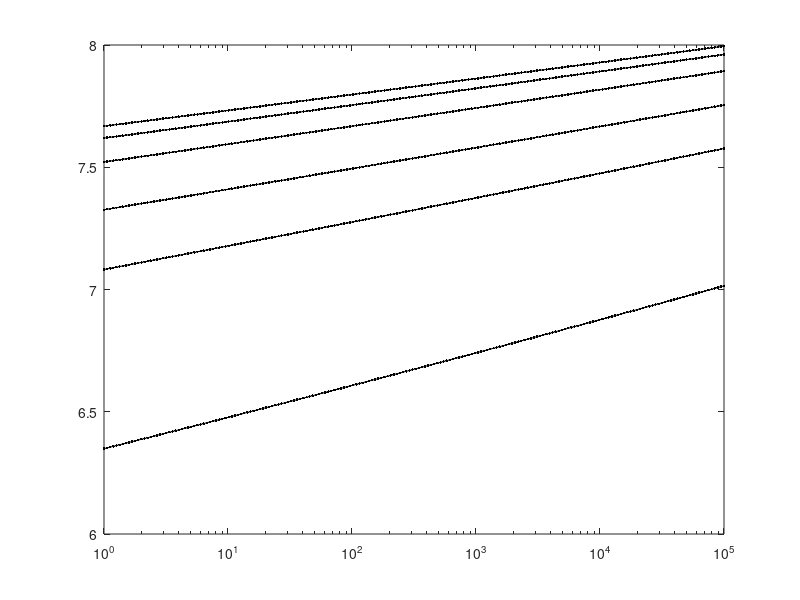
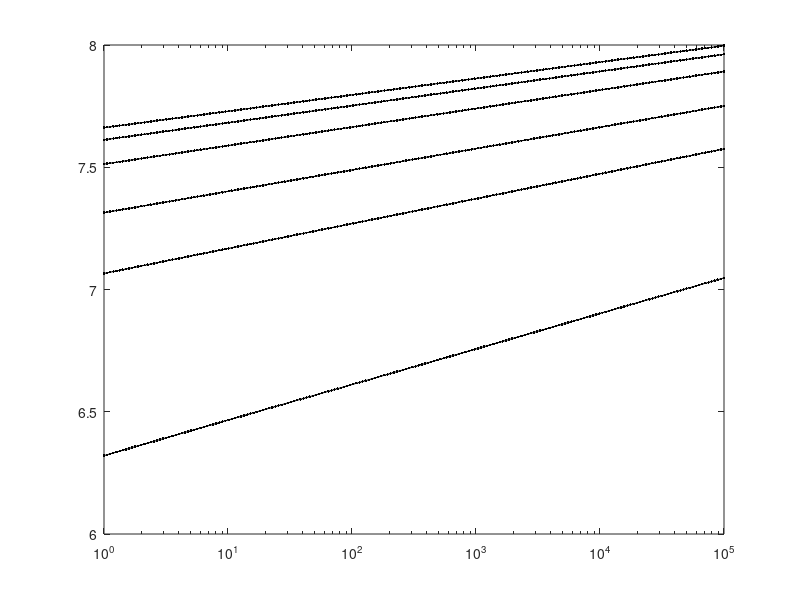
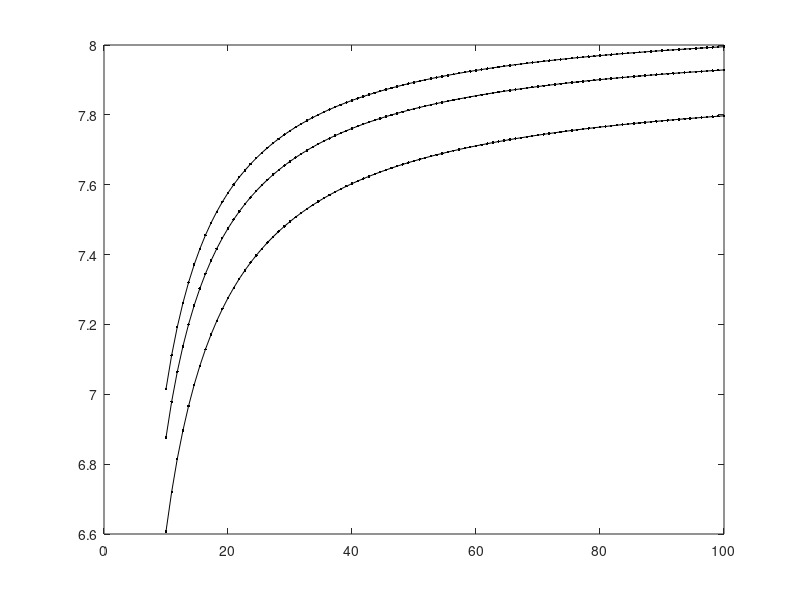

Recreate these plots in MATLAB, in order.
function FENE_CB_functions 
close all

% mean filament diameter 
df_power       = @(kappa,t) 2.5191*(1+10*(0.6679./kappa)).*t.^(0.049554*(1+10*(-0.18709./kappa))); %  R2 = 0.9288
df_logarithmic = @(kappa,t) 1.8987*(1+10*(0.90553./kappa)) + (0.22472*(1+10*(0.21091./kappa)))*log(t); %  R2 = 0.92898

% mean filament length
Lf_power       = @(kappa,t) 6.9913*(1+10*(0.22248./kappa)).*t.^(0.053751*(1+10*(0.17802./kappa))); %  R2 = 0.66928
Lf_logarithmic = @(kappa,t) 4.9098*(1+10*(0.087762./kappa)) + (0.70121*(1+10*(0.45222./kappa)))*log(t); %  R2 = 0.6687

% mean filament length divided by mean filament diameter
Lfdivdf_power       = @(kappa,t) 2.7657*(1+10*(-0.33456./kappa)).*t.^(0.0041842*(1+10*(4.4991./kappa))); %  R2 = 0.17253
Lfdivdf_logarithmic = @(kappa,t) 2.7336*(1+10*(-0.34733./kappa)) + (0.012263*(1+10*(3.9344./kappa)))*log(t); %  R2 = 0.1721

% total length of filaments 
Ltotal_power       = @(kappa,t) 10894.6745*(1+10*(-0.78308./kappa)).*t.^(-0.12738*(1+10*(-0.11672./kappa))); %  R2 = 0.97054
Ltotal_logarithmic = @(kappa,t) 6327.4246*(1+10*(-0.7548./kappa)) + (-325.2563*(1+10*(-0.75742./kappa)))*log(t); %  R2 = 0.96964

% mean GPSD pore radius
rpore_power       = @(kappa,t) 5.7735*(1+10*(1.81./kappa)).*t.^(0.079335*(1+10*(-0.56375./kappa))); %  R2 = 0.93644
rpore_logarithmic = @(kappa,t) 1.0034*(1+10*(13.0684./kappa)) + (1.2317*(1+10*(-0.14762./kappa)))*log(t); %  R2 = 0.93653

% radius of gyration 
Rg_power       = @(kappa,t) 7.8147*(1+10*(-0.18755./kappa)).*t.^(0.0030677*(1+10*(1.8243./kappa))); %  R2 = 0.97444
Rg_logarithmic = @(kappa,t) 7.8109*(1+10*(-0.1908./kappa)) + (0.025345*(1+10*(1.4909./kappa)))*log(t); %  R2 = 0.97449

% amount of temporary bonds 
bondsC_power       = @(kappa,t) 38334.2176*(1+10*(0.73398./kappa)).*t.^(0.047486*(1+10*(-0.60306./kappa))); %  R2 = 0.99008
bondsC_logarithmic = @(kappa,t) 30520.4918*(1+10*(1.1279./kappa)) + (3209.7329*(1+10*(-0.44834./kappa)))*log(t); %  R2 = 0.99036

% total potential energy 
pe_power       = @(kappa,t) 19.1531*(1+10*(-0.077511./kappa)).*t.^(-0.0089826*(1+10*(-0.34152./kappa))); %  R2 = 0.99624
pe_logarithmic = @(kappa,t) 19.0643*(1+10*(-0.074941./kappa)) + (-0.1554*(1+10*(-0.37527./kappa)))*log(t); %  R2 = 0.9962

% negative pair energy 
negEpair_power       = @(kappa,t) 2.2466*(1+10*(0.30595./kappa)).*t.^(0.037574*(1+10*(-0.42398./kappa))); %  R2 = 0.99556
negEpair_logarithmic = @(kappa,t) 1.9845*(1+10*(0.43088./kappa)) + (0.12965*(1+10*(-0.358./kappa)))*log(t); %  R2 = 0.99575

% FENE bond energy 
ebond_power       = @(kappa,t) 20.0406*(1+10*(-0.00099038./kappa)).*t.^(-0.00012989*(1+10*(-0.46662./kappa))); %  R2 = 0.62354
ebond_logarithmic = @(kappa,t) 20.0406*(1+10*(-0.00098953./kappa)) + (-0.0025992*(1+10*(-0.46683./kappa)))*log(t); %  R2 = 0.62354

% bending angle energy 
eangle_power       = @(kappa,t) 1.0598*(1+10*(-0.54538./kappa)).*t.^(-0.030893*(1+10*(0.14354./kappa))); %  R2 = 0.98894
eangle_logarithmic = @(kappa,t) 1.009*(1+10*(-0.5542./kappa)) + (-0.023215*(1+10*(-0.48137./kappa)))*log(t); %  R2 = 0.98871

% inverse global persistence length
inverseEllp_power       = @(kappa,t) 0.005336*(1+10*(13.3645./kappa)).*t.^(-0.030944*(1+10*(0.17033./kappa))); %  R2 = 0.98893
inverseEllp_logarithmic = @(kappa,t) 0.0051511*(1+10*(13.0361./kappa)) + (-0.00010536*(1+10*(15.9799./kappa)))*log(t); %  R2 = 0.9887

% number of 1-functional skeleton beads
n1_power       = @(kappa,t) 50.9453*(1+10*(-1.1536./kappa)).*t.^(-0.087368*(1+10*(0.46424./kappa))); %  R2 = 0.077789
n1_logarithmic = @(kappa,t) 8.8877*(1+10*(-0.2931./kappa)) + (-0.41145*(1+10*(-0.23862./kappa)))*log(t); %  R2 = 0.080471

% number of 2-functional skeleton beads
n2_power       = @(kappa,t) 10940.5185*(1+10*(-0.74089./kappa)).*t.^(-0.12297*(1+10*(-0.067989./kappa))); %  R2 = 0.98277
n2_logarithmic = @(kappa,t) 6501.6935*(1+10*(-0.7253./kappa)) + (-330.5477*(1+10*(-0.72151./kappa)))*log(t); %  R2 = 0.98176

% number of 3-functional skeleton beads
n3_power       = @(kappa,t) 748.7794*(1+10*(-0.56727./kappa)).*t.^(-0.16808*(1+10*(0.076525./kappa))); %  R2 = 0.81509
n3_logarithmic = @(kappa,t) 326.6001*(1+10*(-0.74042./kappa)) + (-18.6786*(1+10*(-0.69529./kappa)))*log(t); %  R2 = 0.81411

% number of 4-functional skeleton beads
n4_power       = @(kappa,t) 229.2659*(1+10*(-0.96508./kappa)).*t.^(-0.24531*(1+10*(0.21078./kappa))); %  R2 = 0.35061
n4_logarithmic = @(kappa,t) 40.9768*(1+10*(-1.1562./kappa)) + (-2.69*(1+10*(-1.1515./kappa)))*log(t); %  R2 = 0.35812

% number of 5-functional skeleton beads
n5_power       = @(kappa,t) 125.0436*(1+10*(-1.4769./kappa)).*t.^(-0.46728*(1+10*(-2.178./kappa))); %  R2 = 0.13971
n5_logarithmic = @(kappa,t) 9.694*(1+10*(-1.6695./kappa)) + (-0.6636*(1+10*(-1.7897./kappa)))*log(t); %  R2 = 0.13454

% number of loops 
loops_power  = @(kappa,t) 572.8625*(1+10*(-0.86653./kappa)).*t.^(-0.1954*(1+10*(-0.15798./kappa))); %  R2 = 0.94139
loops_logarithmic = @(kappa,t) 210.7633*(1+10*(-0.90528./kappa)) + (-12.5745*(1+10*(-0.89738./kappa)))*log(t); %  R2 = 0.94029

% number of edges 
edges_power       = @(kappa,t) 1491.0145*(1+10*(-0.76834./kappa)).*t.^(-0.18112*(1+10*(-0.029491./kappa))); %  R2 = 0.93133
edges_logarithmic = @(kappa,t) 594.9492*(1+10*(-0.83468./kappa)) + (-34.8869*(1+10*(-0.81491./kappa)))*log(t); %  R2 = 0.9293

% mean unweighted chord length (polymer, 1-phase)
l1_power       = @(kappa,t) 3.6702*(1+10*(0.31562./kappa)).*t.^(0.03691*(1+10*(0.14567./kappa))); %  R2 = 0.98291
l1_logarithmic = @(kappa,t) 3.1707*(1+10*(0.31993./kappa)) + (0.21163*(1+10*(0.47464./kappa)))*log(t); %  R2 = 0.98316

% mean weighted chord length (polymer, 1-phase)
ell1_power       = @(kappa,t) 5.4046*(1+10*(0.28651./kappa)).*t.^(0.037348*(1+10*(0.25351./kappa))); %  R2 = 0.98445
ell1_logarithmic = @(kappa,t) 4.6452*(1+10*(0.24681./kappa)) + (0.31554*(1+10*(0.64243./kappa)))*log(t); %  R2 = 0.98473

% total filament volume 
Vf_power       = @(kappa,t) 38302.6362*(1+10*(-0.064391./kappa)).*t.^(-0.0084609*(1+10*(-0.23689./kappa))); %  R2 = 0.71836
Vf_logarithmic = @(kappa,t) 38118.4498*(1+10*(-0.061872./kappa)) + (-292.3343*(1+10*(-0.25954./kappa)))*log(t); %  R2 = 0.71841

% total filament surface area
Af_power       = @(kappa,t) 105007.5832*(1+10*(-0.53314./kappa)).*t.^(-0.078484*(1+10*(-0.055468./kappa))); %  R2 = 0.97405
Af_logarithmic = @(kappa,t) 79821.6041*(1+10*(-0.49122./kappa)) + (-3216.0019*(1+10*(-0.459./kappa)))*log(t); %  R2 = 0.9734

% bead number density inside filaments 
rhof_power       = @(kappa,t) 0.78286*(1+10*(0.068746./kappa)).*t.^(0.0084602*(1+10*(-0.23732./kappa))); %  R2 = 0.71854
rhof_logarithmic = @(kappa,t) 0.77852*(1+10*(0.072193./kappa)) + (0.0073457*(1+10*(-0.21425./kappa)))*log(t); %  R2 = 0.71848

% mean unweighted chord length (void, 0-phase)
l0_power       = @(kappa,t) 18.5663*(1+10*(0.23204./kappa)).*t.^(0.039014*(1+10*(0.39718./kappa))); %  R2 = 0.93017
l0_logarithmic = @(kappa,t) 15.2446*(1+10*(0.17129./kappa)) + (1.1756*(1+10*(0.79219./kappa)))*log(t); %  R2 = 0.93056

% mean weighted chord length (void, 0-phase)
ell0_power       = @(kappa,t) 21.9171*(1+10*(1.2714./kappa)).*t.^(0.065312*(1+10*(-0.54214./kappa))); %  R2 = 0.81847
ell0_logarithmic = @(kappa,t) 8.7192*(1+10*(4.3371./kappa)) + (3.5287*(1+10*(-0.43827./kappa)))*log(t); %  R2 = 0.81958


% Example: Rg (power-law fit) versus time for different kappa 
figure;
t = 10.^linspace(0,5,200); 
for kappa = [10 20 30 50 75 100]
  semilogx(t,Rg_power(kappa,t),'k.-'); hold on; 
end

% Example: Rg (logarithmic fit) versus time for different kappa
figure;
t = 10.^linspace(0,5,200); 
for kappa = [10 20 30 50 75 100]
  semilogx(t,Rg_logarithmic(kappa,t),'k.-'); hold on; 
end

% Example Rg (power-law fit) versus kappa at three different times
figure;
kappa = linspace(10,100,100);
for t = [1e2 1e4 1e5];
  plot(kappa,Rg_power(kappa,t),'k.-'); hold on; 
end
